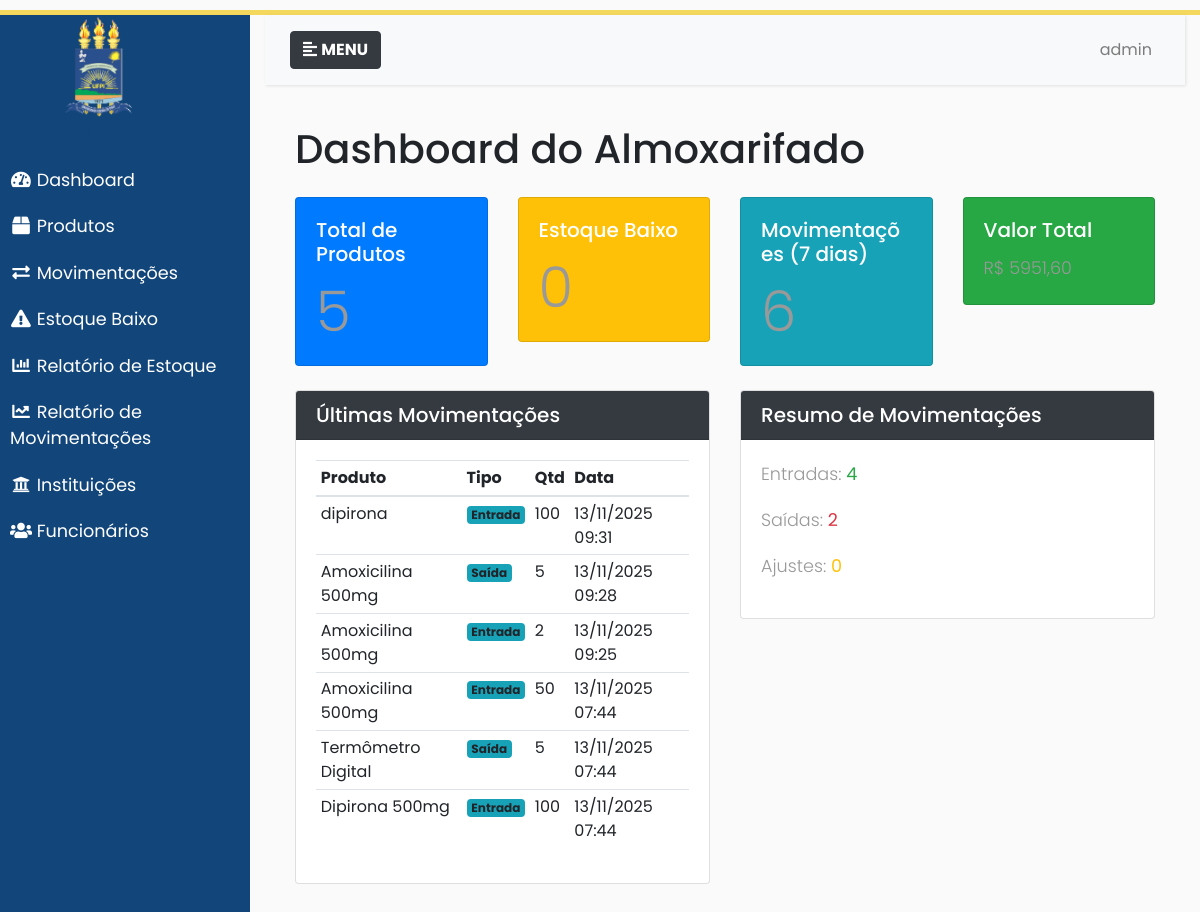
The page /dashboard/ (signed in) on the database its author committed.
### almoxarifado/models.py (models this page shows, shortened)
class Movimentacao(models.Model):
    TIPO_CHOICES = [
        ('entrada', 'Entrada'),
        ('saida', 'Saída'),
        ('ajuste', 'Ajuste'),
    ]
    produto = models.ForeignKey(Produto, on_delete=models.CASCADE)
    tipo = models.CharField(max_length=10, choices=TIPO_CHOICES)
    quantidade = models.PositiveIntegerField()
    motivo = models.TextField(blank=True)
    funcionario = models.ForeignKey(Funcionario, on_delete=models.SET_NULL, null=True)
    data_movimentacao = models.DateTimeField(auto_now_add=True)
    observacoes = models.TextField(blank=True)
    class Meta:
        ordering = ['-data_movimentacao']

class Produto(models.Model):
    codigo = models.CharField(max_length=50, unique=True)
    nome = models.CharField(max_length=200)
    descricao = models.TextField(blank=True)
    categoria = models.ForeignKey(Categoria, on_delete=models.SET_NULL, null=True)
    instituicao = models.ForeignKey(Instituicao, on_delete=models.CASCADE)
    quantidade_minima = models.PositiveIntegerField(default=0)
    quantidade_atual = models.PositiveIntegerField(default=0)
    preco_unitario = models.DecimalField(max_digits=10, decimal_places=2, default=0)
    ativo = models.BooleanField(default=True)
    data_criacao = models.DateTimeField(auto_now_add=True)
    data_atualizacao = models.DateTimeField(auto_now=True)
    class Meta:
        unique_together = ['codigo', 'instituicao']
        ordering = ['nome']

### almoxarifado/views/dashboard_views.py (the view)
# urls.py: path('dashboard/', dashboard_views.dashboard, name='dashboard'),
@login_required(login_url='login_instituicoes')
def dashboard(request):
    total_produtos = Produto.objects.filter(ativo=True).count()
    produtos_estoque_baixo = Produto.objects.filter(
        ativo=True,
        quantidade_atual__lte=F('quantidade_minima')
    ).count()
    uma_semana_atras = timezone.now() - timedelta(days=7)
    movimentacoes_semana = Movimentacao.objects.filter(
        data_movimentacao__gte=uma_semana_atras
    ).count()
    valor_total_estoque = Produto.objects.filter(ativo=True).aggregate(
        total=Sum(F('quantidade_atual') * F('preco_unitario'))
    )['total'] or 0
    produtos_populares = Movimentacao.objects.values('produto__nome', 'produto__codigo').annotate(
        total_movimentacoes=Count('id')
    ).order_by('-total_movimentacoes')[:5]
    ultimas_movimentacoes = Movimentacao.objects.select_related(
        'produto', 'funcionario'
    ).order_by('-data_movimentacao')[:10]
    entradas = Movimentacao.objects.filter(tipo='entrada').count()
    saidas = Movimentacao.objects.filter(tipo='saida').count()
    ajustes = Movimentacao.objects.filter(tipo='ajuste').count()
    context = {
        'total_produtos': total_produtos,
        'produtos_estoque_baixo': produtos_estoque_baixo,
        'movimentacoes_semana': movimentacoes_semana,
        'valor_total_estoque': valor_total_estoque,
        'produtos_populares': produtos_populares,
        'ultimas_movimentacoes': ultimas_movimentacoes,
        'entradas': entradas,
        'saidas': saidas,
        'ajustes': ajustes,
    }
    return render(request, 'dashboard.html', context)

### almoxarifado/templates/dashboard.html (shortened to what this page needs)
{% extends "base.html" %}
{% block content %}
<div class="container mt-4">
    <h1>Dashboard do Almoxarifado</h1>
    <div class="row mt-4">
        <div class="col-md-3">
            <div class="card text-white bg-primary">
                <div class="card-body">
                    <h5 class="card-title">Total de Produtos</h5>
                    <p class="card-text display-4">{{ total_produtos }}</p>
                </div>
            </div>
        </div>
        <div class="col-md-3">
            <div class="card text-white bg-warning">
                <div class="card-body">
                    <h5 class="card-title">Estoque Baixo</h5>
                    <p class="card-text display-4">{{ produtos_estoque_baixo }}</p>
                </div>
            </div>
        </div>
        <div class="col-md-3">
            <div class="card text-white bg-info">
                <div class="card-body">
                    <h5 class="card-title">Movimentações (7 dias)</h5>
                    <p class="card-text display-4">{{ movimentacoes_semana }}</p>
                </div>
            </div>
        </div>
        <div class="col-md-3">
            <div class="card text-white bg-success">
                <div class="card-body">
                    <h5 class="card-title">Valor Total</h5>
                    <p class="card-text">R$ {{ valor_total_estoque|floatformat:2 }}</p>
                </div>
            </div>
        </div>
    </div>
    <div class="row mt-4">
        <div class="col-md-6">
            <div class="card">
                <div class="card-header bg-dark text-white">
                    <h5 class="mb-0">Últimas Movimentações</h5>
                </div>
                <div class="card-body">
                    <table class="table table-sm">
                        <thead>
                            <tr>
                                <th>Produto</th>
                                <th>Tipo</th>
                                <th>Qtd</th>
                                <th>Data</th>
                            </tr>
                        </thead>
                        <tbody>
                            {% for mov in ultimas_movimentacoes %}
                            <tr>
                                <td>{{ mov.produto.nome }}</td>
                                <td><span class="badge bg-info">{{ mov.get_tipo_display }}</span></td>
                                <td>{{ mov.quantidade }}</td>
                                <td>{{ mov.data_movimentacao|date:"d/m/Y H:i" }}</td>
                            </tr>
                            {% endfor %}
                        </tbody>
                    </table>
                </div>
            </div>
        </div>
        <div class="col-md-6">
            <div class="card">
                <div class="card-header bg-dark text-white">
                    <h5 class="mb-0">Resumo de Movimentações</h5>
                </div>
                <div class="card-body">
                    <p>Entradas: <strong class="text-success">{{ entradas }}</strong></p>
                    <p>Saídas: <strong class="text-danger">{{ saidas }}</strong></p>
                    <p>Ajustes: <strong class="text-warning">{{ ajustes }}</strong></p>
                </div>
            </div>
        </div>
    </div>
</div>
{% endblock %}

### almoxarifado/templates/base.html (shortened to what this page needs)
{% load static %}
<!DOCTYPE html>
<html lang="PT-BR">
<head>
    <link rel="stylesheet" href="https://maxcdn.bootstrapcdn.com/bootstrap/4.0.0/css/bootstrap.min.css">
    <link rel="stylesheet" href="https://use.fontawesome.com/releases/v5.7.0/css/all.css">
    <link rel="stylesheet" href="{% static 'css/style.css' %}">
</head>
<body>
    <div class="wrapper">
        <nav id="sidebar">
            <a href="#">
                <div style="position: relative;">
                    <img src="{% static 'img/logoprincipal.png' %}" class="img-responsive center-block inner-image" />
                </div>
            </a>
            <ul class="list-unstyled components menulink">
                <li><a href="{% url 'dashboard' %}" class="menulink"><i class="fa fa-tachometer-alt fa-fw"></i> Dashboard</a></li>
                <li><a href="{% url 'lista_produtos' %}" class="menulink"><i class="fa fa-box fa-fw"></i> Produtos</a></li>
                <li><a href="{% url 'lista_movimentacoes' %}" class="menulink"><i class="fa fa-exchange-alt fa-fw"></i> Movimentações</a></li>
                <li><a href="{% url 'estoque_baixo' %}" class="menulink"><i class="fa fa-exclamation-triangle fa-fw"></i> Estoque Baixo</a></li>
                <li><a href="{% url 'relatorio_estoque' %}" class="menulink"><i class="fa fa-chart-bar fa-fw"></i> Relatório de Estoque</a></li>
                <li><a href="{% url 'relatorio_movimentacoes' %}" class="menulink"><i class="fa fa-chart-line fa-fw"></i> Relatório de Movimentações</a></li>
                <li><a href="{% url 'lista_instituicoes' %}" class="menulink"><i class="fa fa-university fa-fw"></i> Instituições</a></li>
                <li><a href="{% url 'lista_funcionarios' %}" class="menulink"><i class="fa fa-users fa-fw"></i> Funcionários</a></li>
            </ul>
        </nav>
        <div class="content container-fluid">
            <nav class="navbar navbar-expand-lg navbar-light bg-light">
                <div class="container-fluid">
                    <button type="button" id="sidebarCollapse" class="btn btn-dark">
                        <i class="fas fa-align-left"></i>
                        <span><b>MENU</b></span>
                    </button>
                    <div class="collapse navbar-collapse" id="navbarSupportedContent">
                        <ul class="nav navbar-nav ml-auto">
                            <li class="nav-item">
                                <a class="nav-link" href="#">{{ request.user.get_full_name|default:request.user.username }}</a>
                            </li>
                        </ul>
                    </div>
                </div>
            </nav>
            <div class="container-fluid mt-4">
                {% block content %}{% endblock %}
            </div>
        </div>
    </div>
</body>
</html>

### static/css/style.css (style rules this page uses)
:root { --colorbasic: #12467a; --colorbasic2: #171e34; --colortext: #FFF; --colortext-menu: #FFF; }
body { font-family: 'Poppins', sans-serif; background: #fafafa; height: 100%; }
#sidebar { min-width: 250px; max-width: 250px; min-height: 100vb; background: var(--colorbasic); color: var(--colortext); transition: all 0.3s; }
#sidebar ul.components { padding: 20px 0; background-color: var(--colorbasic); border-color: var(--colorbasic2) !important; }
#sidebar ul li a { padding: 10px; font-size: 1.1em; display: block; }
p { font-family: 'Poppins', sans-serif; font-size: 1.1em; font-weight: 300; line-height: 1.7em; color: #999; }
a, a:hover, a:focus { color: inherit; text-decoration: none; transition: all 0.3s; }
a:link, a:visited { text-decoration: none; color: var(--colorbasic); }
a.menulink:link, a.menulink:visited { text-decoration: none; color: var(--colortext-menu); }
.navbar { padding: 15px 10px; background: #fff; border: none; border-radius: 0; margin-bottom: 40px; box-shadow: 1px 1px 3px rgba(0, 0, 0, 0.1); }
.wrapper { position:absolute; margin-top: 10px; border-top: 5px solid; border-bottom: 5px solid; border-color: #f4d85d; display: flex; width: 100%; align-items: stretch; }
.container-fluid { min-width: 300px; }

### rows shown on the page
Movimentacao: produto.nome "dipirona", tipo "Entrada", quantidade "100", data_movimentacao "13/11/2025 09:31"
Movimentacao: produto.nome "Amoxicilina 500mg", tipo "Saída", quantidade "5", data_movimentacao "13/11/2025 09:28"
Movimentacao: produto.nome "Amoxicilina 500mg", tipo "Entrada", quantidade "2", data_movimentacao "13/11/2025 09:25"
Movimentacao: produto.nome "Amoxicilina 500mg", tipo "Entrada", quantidade "50", data_movimentacao "13/11/2025 07:44"
Movimentacao: produto.nome "Termômetro Digital", tipo "Saída", quantidade "5", data_movimentacao "13/11/2025 07:44"
Movimentacao: produto.nome "Dipirona 500mg", tipo "Entrada", quantidade "100", data_movimentacao "13/11/2025 07:44"

### other values the page prints
{{ request.user.get_full_name|default:request.user.username }} "admin"
{{ total_produtos }} "5"
{{ produtos_estoque_baixo }} "0"
{{ movimentacoes_semana }} "6"
{{ valor_total_estoque|floatformat:2 }} "5951,60"
{{ entradas }} "4"
{{ saidas }} "2"
{{ ajustes }} "0"
